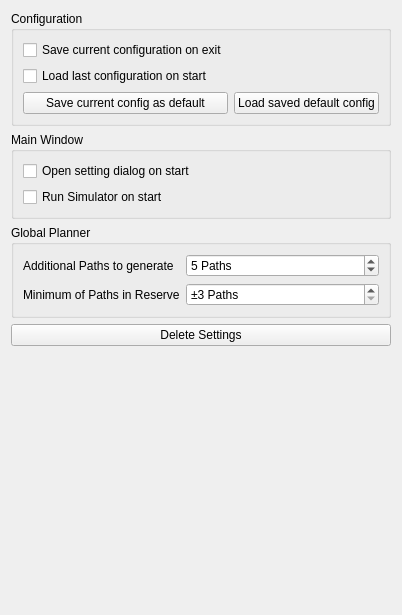
       <widget class="QWidget" name="tabGeneral">
        <attribute name="title">
         <string>General</string>
        </attribute>
        <layout class="QVBoxLayout" name="verticalLayout_10">
         <item>
          <widget class="QGroupBox" name="groupBox">
           <property name="focusPolicy">
            <enum>Qt::NoFocus</enum>
           </property>
           <property name="title">
            <string>Configuration</string>
           </property>
           <layout class="QGridLayout" name="gridLayout">
            <item row="1" column="0">
             <widget class="QCheckBox" name="cbLoadConfigOnStart">
              <property name="focusPolicy">
               <enum>Qt::NoFocus</enum>
              </property>
              <property name="text">
               <string>Load last configuration on start</string>
              </property>
             </widget>
            </item>
            <item row="2" column="0">
             <widget class="QPushButton" name="pbSaveAsDefault">
              <property name="focusPolicy">
               <enum>Qt::NoFocus</enum>
              </property>
              <property name="text">
               <string>Save current config as default</string>
              </property>
             </widget>
            </item>
            <item row="0" column="0">
             <widget class="QCheckBox" name="cbSaveConfigOnExit">
              <property name="focusPolicy">
               <enum>Qt::NoFocus</enum>
              </property>
              <property name="text">
               <string>Save current configuration on exit</string>
              </property>
             </widget>
            </item>
            <item row="2" column="1">
             <widget class="QPushButton" name="pbLoadSavedConfig">
              <property name="focusPolicy">
               <enum>Qt::NoFocus</enum>
              </property>
              <property name="text">
               <string>Load saved default config</string>
              </property>
             </widget>
            </item>
           </layout>
          </widget>
         </item>
         <item>
          <widget class="QGroupBox" name="groupBox_8">
           <property name="focusPolicy">
            <enum>Qt::NoFocus</enum>
           </property>
           <property name="title">
            <string>Main Window</string>
           </property>
           <layout class="QVBoxLayout" name="verticalLayout_12">
            <item>
             <widget class="QCheckBox" name="cbOpenSettingsDialogOnStart">
              <property name="focusPolicy">
               <enum>Qt::NoFocus</enum>
              </property>
              <property name="text">
               <string>Open setting dialog on start</string>
              </property>
             </widget>
            </item>
            <item>
             <widget class="QCheckBox" name="cbRunSimulatorOnStart">
              <property name="focusPolicy">
               <enum>Qt::NoFocus</enum>
              </property>
              <property name="text">
               <string>Run Simulator on start</string>
              </property>
             </widget>
            </item>
           </layout>
          </widget>
         </item>
         <item>
          <widget class="QGroupBox" name="groupBox_2">
           <property name="title">
            <string>Global Planner</string>
           </property>
           <layout class="QGridLayout" name="gridLayout_12">
            <item row="0" column="0">
             <widget class="QLabel" name="label_11">
              <property name="text">
               <string>Additional Paths to generate</string>
              </property>
             </widget>
            </item>
            <item row="1" column="0">
             <widget class="QLabel" name="label_26">
              <property name="text">
               <string>Minimum of Paths in Reserve</string>
              </property>
             </widget>
            </item>
            <item row="0" column="1">
             <widget class="QSpinBox" name="sbPathsToGenerate">
              <property name="sizePolicy">
               <sizepolicy hsizetype="Expanding" vsizetype="Fixed">
                <horstretch>0</horstretch>
                <verstretch>0</verstretch>
               </sizepolicy>
              </property>
              <property name="suffix">
               <string> Paths</string>
              </property>
              <property name="minimum">
               <number>0</number>
              </property>
              <property name="maximum">
               <number>100</number>
              </property>
              <property name="singleStep">
               <number>1</number>
              </property>
              <property name="value">
               <number>5</number>
              </property>
             </widget>
            </item>
            <item row="1" column="1">
             <widget class="QSpinBox" name="sbPathsInReserve">
              <property name="sizePolicy">
               <sizepolicy hsizetype="Expanding" vsizetype="Fixed">
                <horstretch>0</horstretch>
                <verstretch>0</verstretch>
               </sizepolicy>
              </property>
              <property name="suffix">
               <string> Paths</string>
              </property>
              <property name="prefix">
               <string>±</string>
              </property>
              <property name="minimum">
               <number>3</number>
              </property>
              <property name="maximum">
               <number>100</number>
              </property>
             </widget>
            </item>
           </layout>
          </widget>
         </item>
         <item>
          <widget class="QPushButton" name="pbDeleteSettings">
           <property name="focusPolicy">
            <enum>Qt::NoFocus</enum>
           </property>
           <property name="text">
            <string>Delete Settings</string>
           </property>
          </widget>
         </item>
         <item>
          <spacer name="verticalSpacer_3">
           <property name="focusPolicy">
            <enum>Qt::NoFocus</enum>
           </property>
           <property name="orientation">
            <enum>Qt::Vertical</enum>
           </property>
           <property name="sizeHint" stdset="0">
            <size>
             <width>20</width>
             <height>258</height>
            </size>
           </property>
          </spacer>
         </item>
        </layout>
       </widget>
